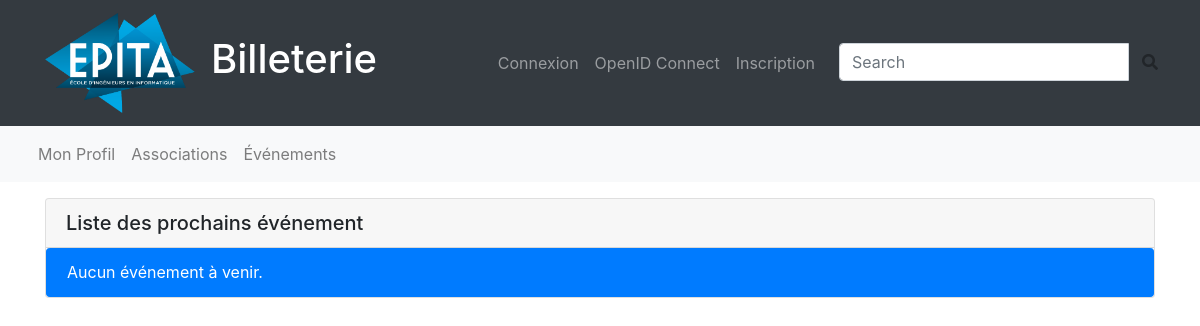
/events/, run on an earlier commit of the app's database.
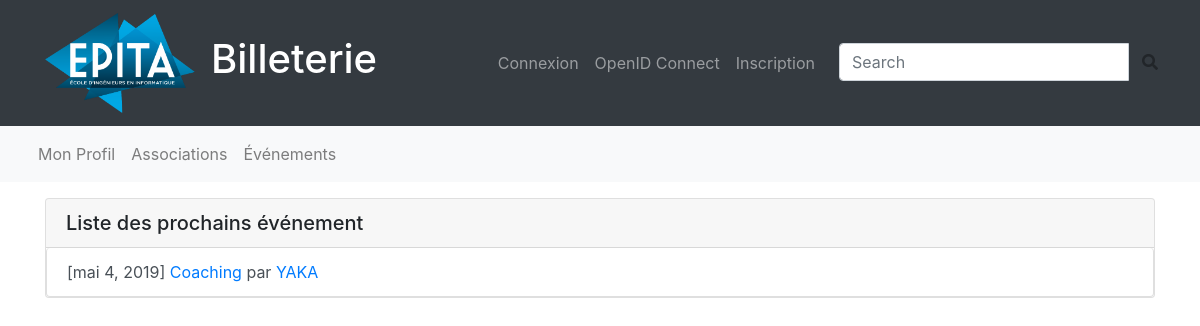
And on a later commit of the database.
### billapp/models.py (models this page shows, shortened)
class Event(models.Model):
    title = models.CharField(max_length=128)
    description = models.TextField()
    association = models.ForeignKey(Association, on_delete=models.CASCADE)
    manager = models.ForeignKey(User, on_delete=models.CASCADE)
    premium = models.BooleanField()
    begin = models.DateTimeField()
    end = models.DateTimeField()
    begin_register = models.DateTimeField()
    end_register = models.DateTimeField()
    place = models.CharField(max_length=128)
    price_ionis = models.FloatField()
    price = models.FloatField()
    ext_capacity = models.IntegerField()
    int_capacity = models.IntegerField()
    staff_capacity = models.IntegerField()
    promotion_image_path = models.ImageField(upload_to=promo_image_path)
    validation_state = models.BooleanField()

class Association(models.Model):
    name = models.CharField(max_length=64)
    logo_path = models.ImageField(upload_to=assos_image_path)
    email = models.CharField(max_length=64)
    description = models.TextField()
    def __str__(self):
        return self.name

### billapp/views.py (the view)
# urls.py: path('events/', views.EventsListView.as_view(), name='events_list')
class EventsListView(generic.ListView):
    template_name = "billapp/events_list.html"
    model = Event
    def get_queryset(self):
        return super().get_queryset().filter(end__gte=datetime.now())

### billapp/templates/billapp/events_list.html (shortened to what this page needs)
{% extends 'base.html' %}
{% load static %}
{% block content %}
    <div class="card mt-3">
        <h5 class="card-header">Liste des prochains événement</h5>
        <div class="list-group">
            {% for events in object_list %}
                <div class="list-group-item list-group-item-action">
                [{{ events.begin.date }}]
                <a href="{% url 'event' pk=events.pk %}">
                   {{ events.title }} </a>
                par
                <a href="{% url 'association' pk=events.association.pk %}">
                    {{ events.association }}
                </a>
                </div>
            {% empty %}
                <a href="#" class="list-group-item list-group-item-action active">
                    Aucun événement à venir.
                </a>
            {% endfor %}
        </div>
    </div>
{% endblock content %}

### billapp/templates/base.html (shortened to what this page needs)
{% load static %}
<!DOCTYPE html>
<html lang="fr">
<head>
    <link rel="stylesheet" href={% static "billapp/css/bootstrap.min.css" %}>
    <link rel="stylesheet" href={% static "billapp/css/fontawesome.css" %}>
    <link rel="stylesheet" href={% static "billapp/css/main.css" %}>
</head>
<body>
    <nav class="navbar navbar-expand-lg navbar-dark bg-dark static-top">
        <div class="container">
            <a class="navbar-brand" href="{% url 'index' %}">
                <img src={% static "billapp/img/logo-epita.png" %} height="100" width="150" alt="">
            </a>
            <a class="navbar-brand" href="{% url 'index' %}">
                <h1>Billeterie</h1>
            </a>
            <div class="collapse navbar-collapse" id="navbarResponsive">
                <ul class="navbar-nav ml-auto">
                {% if user.is_authenticated %}
                    <li class="nav-item">
                        <a class="nav-link" href="{% url 'log_out' %}">Déconnexion</a>
                    </li>
                {% else %}
                    <li class="nav-item">
                        <a class="nav-link" href="{% url 'connection' %}">Connexion</a>
                    </li>
                    <li class="nav-item">
                        <a class="nav-link" href="{% url 'social:begin' backend='epita' %}">OpenID Connect</a>
                    </li>
                    <li class="nav-item">
                        <a class="nav-link" href="{% url 'registration' %}">Inscription</a>
                    </li>
                {% endif %}
                    <li>
                        <form>
                            <div class="input-group ml-3">
                                <input type="text" class="form-control" placeholder="Search">
                                <div class="input-group-btn">
                                    <button class="btn btn-default" type="submit">
                                        <i class="fas fa-search"></i>
                                    </button>
                                </div>
                            </div>
                        </form>
                    </li>
                </ul>
            </div>
        </div>
    </nav>
    <nav id="nav" class="navbar navbar-expand  navbar-light bg-light">
        <div class="container">
            <ul class="navbar-nav mr-auto">
                <li class="nav-item">
                    <a class="nav-link" href="#">Mon Profil</a>
                </li>
                <li class="nav-item">
                    <a class="nav-link" href="{% url 'assos_list' %}">Associations</a>
                </li>
                <li class="nav-item">
                    <a class="nav-link" href="{% url 'events_list' %}">Événements</a>
                </li>
            </ul>
        </div>
    </nav>
    <main role="main" class="container">
        {% block content %}
        {% endblock content %}
    </main>
</body>
</html>

What changed in the data, as far as the page shows it:
added Event: begin "mai 4, 2019", title "Coaching", association "YAKA"
Also different on the page:
text no longer shown: "Aucun événement à venir."
